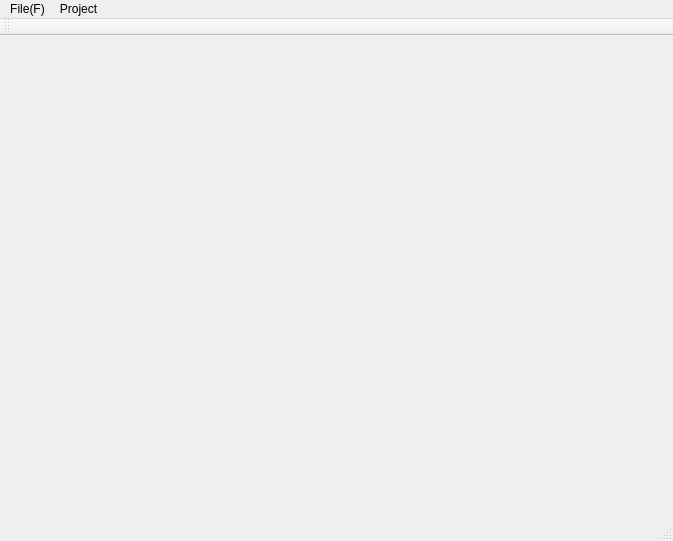
<?xml version="1.0" encoding="UTF-8"?>
<ui version="4.0">
 <class>MainWindow</class>
 <widget class="QMainWindow" name="MainWindow">
  <property name="geometry">
   <rect>
    <x>0</x>
    <y>0</y>
    <width>673</width>
    <height>541</height>
   </rect>
  </property>
  <property name="windowTitle">
   <string>MainWindow</string>
  </property>
  <property name="windowIcon">
   <iconset resource="resource.qrc">
    <normaloff>:/image/icon.ico</normaloff>:/image/icon.ico</iconset>
  </property>
  <widget class="QWidget" name="centralWidget"/>
  <widget class="QMenuBar" name="menuBar">
   <property name="geometry">
    <rect>
     <x>0</x>
     <y>0</y>
     <width>673</width>
     <height>23</height>
    </rect>
   </property>
   <widget class="QMenu" name="menuFile">
    <property name="title">
     <string>File(F)</string>
    </property>
    <addaction name="actionNew_File"/>
    <addaction name="actionOpen_File"/>
   </widget>
   <widget class="QMenu" name="menuProject">
    <property name="title">
     <string>Project</string>
    </property>
    <addaction name="actionNew_Project"/>
    <addaction name="actionOpen_Project"/>
    <addaction name="actionBuild"/>
    <addaction name="actionRun"/>
   </widget>
   <addaction name="menuFile"/>
   <addaction name="menuProject"/>
  </widget>
  <widget class="QToolBar" name="mainToolBar">
   <attribute name="toolBarArea">
    <enum>TopToolBarArea</enum>
   </attribute>
   <attribute name="toolBarBreak">
    <bool>false</bool>
   </attribute>
  </widget>
  <widget class="QStatusBar" name="statusBar"/>
  <action name="actionNew_File">
   <property name="text">
    <string>New File</string>
   </property>
   <property name="shortcut">
    <string>Ctrl+N</string>
   </property>
  </action>
  <action name="actionOpen_File">
   <property name="text">
    <string>Open File</string>
   </property>
   <property name="shortcut">
    <string>Ctrl+O</string>
   </property>
  </action>
  <action name="actionNew_Project">
   <property name="text">
    <string>New Project</string>
   </property>
  </action>
  <action name="actionOpen_Project">
   <property name="text">
    <string>Open Project</string>
   </property>
  </action>
  <action name="actionBuild">
   <property name="text">
    <string>Build</string>
   </property>
   <property name="shortcut">
    <string>Ctrl+B</string>
   </property>
  </action>
  <action name="actionRun">
   <property name="text">
    <string>Run</string>
   </property>
   <property name="shortcut">
    <string>Ctrl+R</string>
   </property>
  </action>
 </widget>
 <layoutdefault spacing="6" margin="11"/>
 <resources>
  <include location="resource.qrc"/>
 </resources>
 <connections/>
</ui>
